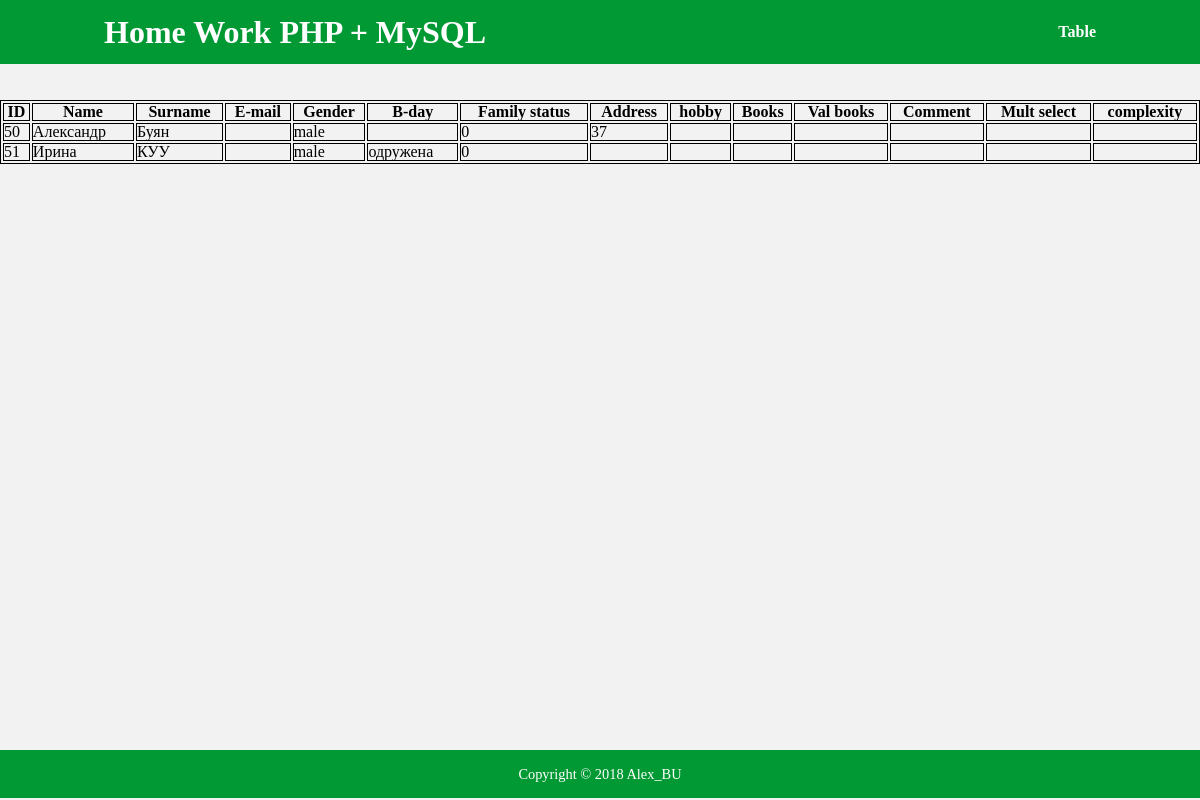
The page /views/table.php on the database as committed earlier.
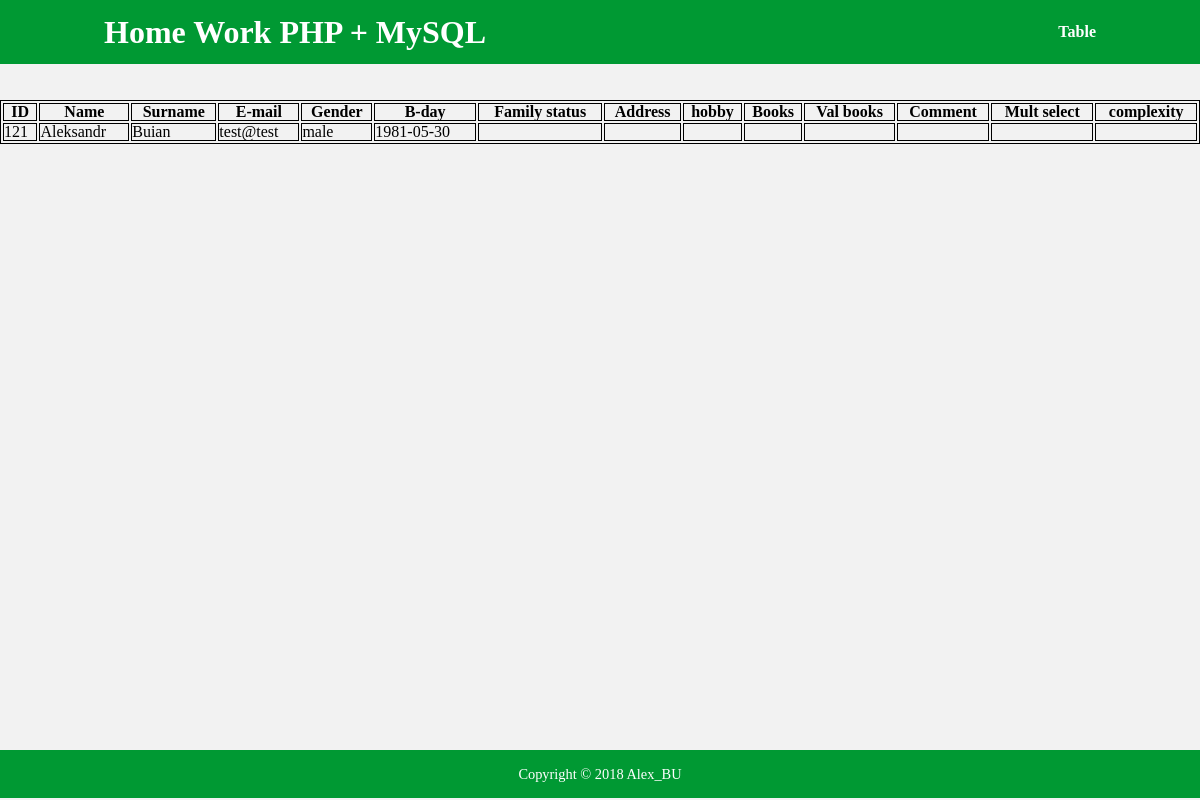
The same page on the database as committed later.
### tables this page shows
CREATE TABLE `users_tb` (
  `id` int(11) NOT NULL,
  `name_user` tinytext NOT NULL,
  `surname` tinytext NOT NULL,
  `gender` tinytext NOT NULL,
  `b_day` text NOT NULL,
  `family_status` text NOT NULL,
  `home_address` text NOT NULL,
  `email` text NOT NULL
);

### models/user.php (the view, shortened to what this page needs)
<?php
class User
{
    public static function getAllUser()
    {
        try{
            $conn  =  db::getConnection();
            if($conn){
              $result = $conn->prepare("SELECT * FROM users_tb");
              $result->execute();
              while ($row = $result->fetch()) {
                echo "<tr><td> $row[id] </td><td>$row[name_user]</td><td>$row[surname]</td><td>$row[email]</td><td>$row[gender]</td><td>$row[b_day]</td><td>$row[family_status]</td><td>$row[home_address]</td>"
                ."<td></td><td></td><td></td><td></td><td></td><td></td></tr>";
              }
            }
          }
          catch(PDOException $e){
            return false;
          }
    }
}

### views/template/header.php (shortened to what this page needs)
<!DOCTYPE html>
<html lang="uk">
<head>
  <link rel="stylesheet" type="text/css" media="screen" href="public/css/main.css" />
</head>
<body>
  <header class="header-fixed">
    <div class="wraper flex-jc-c">
      <a href="/"><h1 class="logo">Home Work PHP + MySQL</h1></a>
      <nav class="main-nav">
        <ul>
          <?php echo $_SERVER['REQUEST_URI']=="/"?'<li><a href="/form">ADD USER</a></li>'  :'  <li><a href="/">Table</a></li>'?>
        </ul>
      </nav>
    </div>
  </header>

### views/table.php
<?php
require('views/template/header.php');
?>
<div class="table-wraper">
  <table>
      <thead>
        <tr>
          <th>ID</th>
          <th>Name</th>
          <th>Surname</th>
          <th>E-mail</th>
          <th>Gender</th>
          <th>B-day</th>
          <th>Family status</th>
          <th>Address</th>
          <th>hobby</th>
          <th>Books</th>
          <th>Val books</th>
          <th>Comment</th>
          <th>Mult select </th>
          <th>complexity </th>
        </tr>
      </thead>
      <tbody>
        <?php
          User::getAllUser();
        ?>
      </tbody>
    </table>
</div>
<?php
    require('views/template/footer.php');
?>

### views/template/footer.php (shortened to what this page needs)
<footer>
    <span class="copyright">Copyright © 2018 Alex_BU</span>
  </footer>
</body>
</html>

### public/css/main.css (style rules this page uses)
html, body, div, span, applet, object, iframe, h1, h2, h3, h4, h5, h6, p, blockquote, pre, a, abbr, acronym, address, big, cite, code, del, dfn, em, img, ins, kbd, q, s, samp, small, strike, strong, sub, sup, tt, var, b, u, i, center, dl, dt, dd, ol, ul, li, fieldset, form, label, legend, table, caption, tbody, tfoot, thead, tr, th, td, article, aside, canvas, details, embed, figure, figcaption, footer, header, hgroup, main, menu, nav, output, ruby, section, summary, time, mark, audio, video { margin: 0; padding: 0; border: 0; vertical-align: baseline; }
article, aside, details, figcaption, figure, footer, header, hgroup, main, menu, nav, section { display: block; }
body { line-height: 1; }
ol, ul { list-style: none; }
table { width: 100%; border: 1px solid #000; }
td,th { border: 1px solid #000; }
.table-wraper { padding-top: 100px; min-height: calc(100vh - 150px); }
a { font-weight: bold; text-decoration: none; }
.header-fixed { position: fixed; width: 100%; color: #fff; background-color: #009933; }
.main-nav ul { display: -webkit-box; display: -webkit-flex; display: -ms-flexbox; display: flex; }
.main-nav li { margin: 0 0.5rem; }
.main-nav li:last-child { margin-right: 0; }
.copyright { font-size: 0.9rem; }
body { background-color: #f2f2f2; font-size: 16px; }
.wraper { width: 100%; max-width: 992px; margin: 0 auto; }
footer { color: #fff; background-color: #009933; }
header { padding: 1rem 0; }
header a { color: #fff; }
footer { text-align: center; line-height: 3rem; width: 100%; }
.flex-jc-c { display: -webkit-box; display: -webkit-flex; display: -ms-flexbox; display: flex; -webkit-box-pack: justify; -webkit-justify-content: space-between; -ms-flex-pack: justify; justify-content: space-between; -webkit-box-align: center; -webkit-align-items: center; -ms-flex-align: center; align-items: center; }

Rows that differ between the two databases and show on the page:
removed users_tb: id "50", name_user "Александр", surname "Буян", gender "male", family_status "0", home_address "37"
removed users_tb: id "51", name_user "Ирина", surname "КУУ", gender "male", b_day "одружена", family_status "0"
added users_tb: id "121", name_user "Aleksandr", surname "Buian", email "test@test", gender "male", b_day "1981-05-30"
